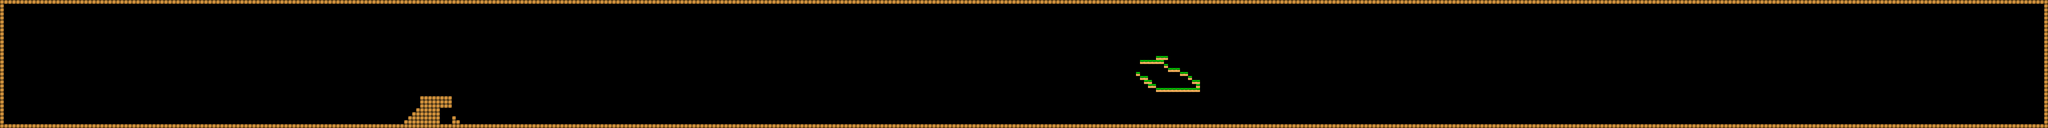

This game map was drawn from its Tiled (.tmx) file and the tilesets committed beside it. A one-line description and the trimmed map source follow:
An orthogonal 512x32 tile map with 16x16 px tiles, 1 tile layer (Tile Layer 1).

<map version="1.0" orientation="orthogonal" renderorder="right-down" width="512" height="32" tilewidth="16" tileheight="16" nextobjectid="1">
 <tileset firstgid="1" name="the_blocks" tilewidth="16" tileheight="16" tilecount="96">
  <image source="gfx_for_tiled/the_block_gfx_for_tiled.png" trans="00ffff" width="192" height="128" />
 </tileset>
 <layer name="Tile Layer 1" width="512" height="32">
  <data>[16384 cells, 1178 non-empty, 2 distinct tile ids]</data>
 </layer>
</map>